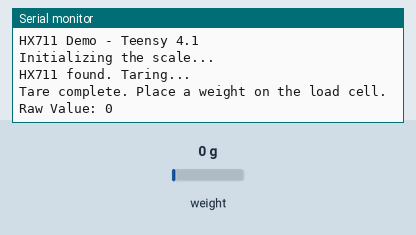
Bench run of a sketch on a simulated Arduino Uno, built with avr-gcc and run on an emulated ATmega328P. On the bench: the last lines printed to the serial monitor. Inputs (shaded band) come from the test bench; at power-on: weight on the scale 0 g.

Above: at 3.2 s.
3.3 s: weight on the scale set to 100 g
At 4.8 s:
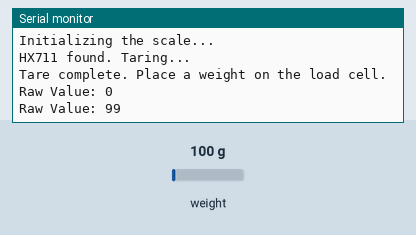
5.0 s: weight on the scale set to 1250 g
At 6.4 s:
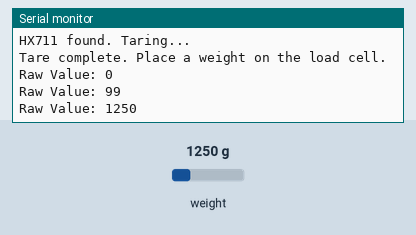
Timing chart, 0 to 8.0 s (numbered marks = the images above; inputs shaded):
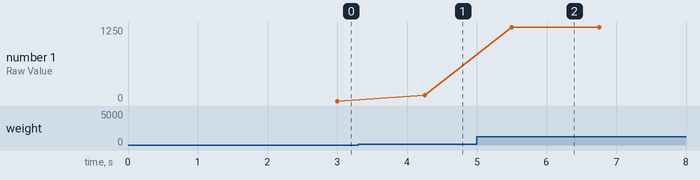

The sketch:

HX711_Load_C_test.ino
```cpp
#include "HX711.h"

// Pin Definitions
const int LOADCELL_DOUT_PIN = 1;
const int LOADCELL_SCK_PIN = 2;


HX711 scale;

void setup() {
  Serial.begin(115200);
  delay(1000); // Give the Serial monitor time to open

  Serial.println("HX711 Demo - Teensy 4.1");
  Serial.println("Initializing the scale...");

  scale.begin(LOADCELL_DOUT_PIN, LOADCELL_SCK_PIN);

  // This checks if the chip is responding
  if (scale.is_ready()) {
    Serial.println("HX711 found. Taring...");
    scale.set_scale();    // Reset scale to 1 (default)
    scale.tare();         // Reset the scale to 0
    Serial.println("Tare complete. Place a weight on the load cell.");
  } else {
    Serial.println("HX711 not found. Check your wiring (DT/SCK pins).");

  }
scale.set_offset(5567);  scale.set_scale(96.574272);
}

void loop() {
  if (scale.is_ready()) {
    // scale.get_units(10) averages 10 readings for stability
    long reading = scale.get_units(10);
    Serial.print("Raw Value: ");
    Serial.println(reading);
  } else {
    Serial.println("HX711 not found.");
  }

  delay(250); // Short delay to keep the Serial monitor readable
}
```

Measured:
- after the input at 3.3 s, the serial monitor: prints a new line after 0.95 s (image 1)
- after the input at 5.0 s, the serial monitor: prints a new line after 0.50 s (image 2)
- plotted number 1: 0 → 99 after the input at 3.3 s, 99 → 1250 after the input at 5.0 s
